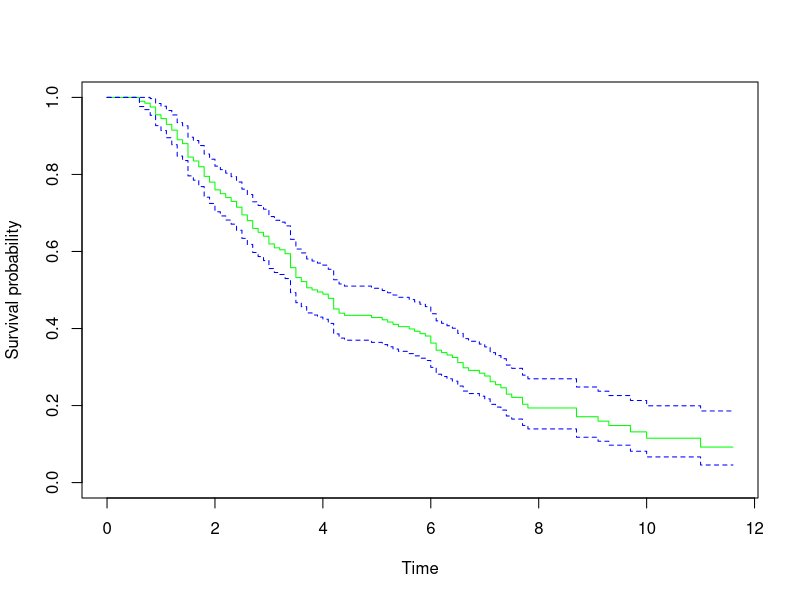
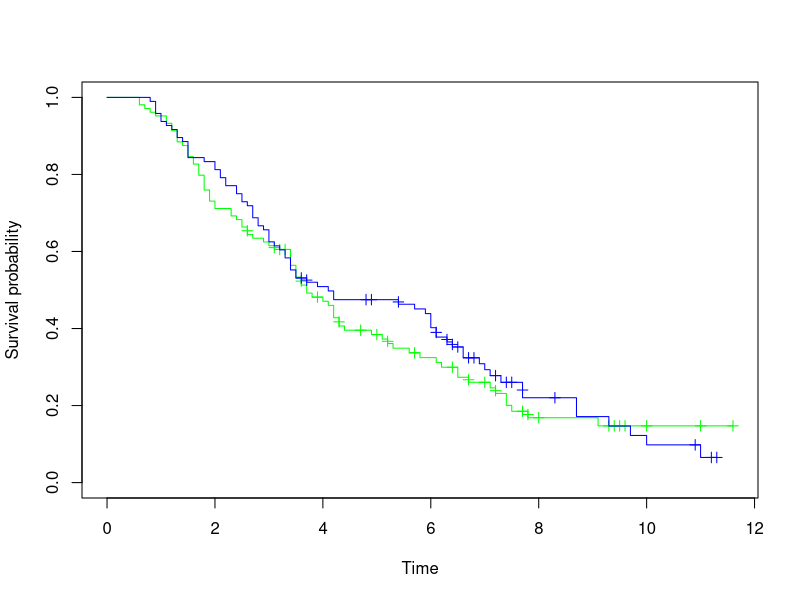

Reproduce these figures in R, in order.
setwd("F:/PGDDS/PGDDS DAY 25 ACTIVITY DATA SETS")
kaplan_meier <- read.csv("Survival Analysis painrelief.csv")
install.packages("survival")
library(survival)
#
surv.obj <- Surv(kaplan_meier$time,kaplan_meier$status)
survdist <- survfit(surv.obj~1)
summary(survdist)

#plot survival distribution
plot(survdist,xlab="Time",ylab="Survival probability", col=c("green","blue","blue"))
survdist1 <- survfit((surv.obj)~treatment,data = kaplan_meier)
summary(survdist1)
plot(survdist1,xlab="Time",ylab="Survival probability", col=c("green","blue"),mark.time=T)

#is the difference b/w two survival distribution significant?
#LogRank
survdiff(surv.obj~treatment,data=kaplan_meier)
# Ho : the difference is same
#do not reject Ho, the difference is not significant 